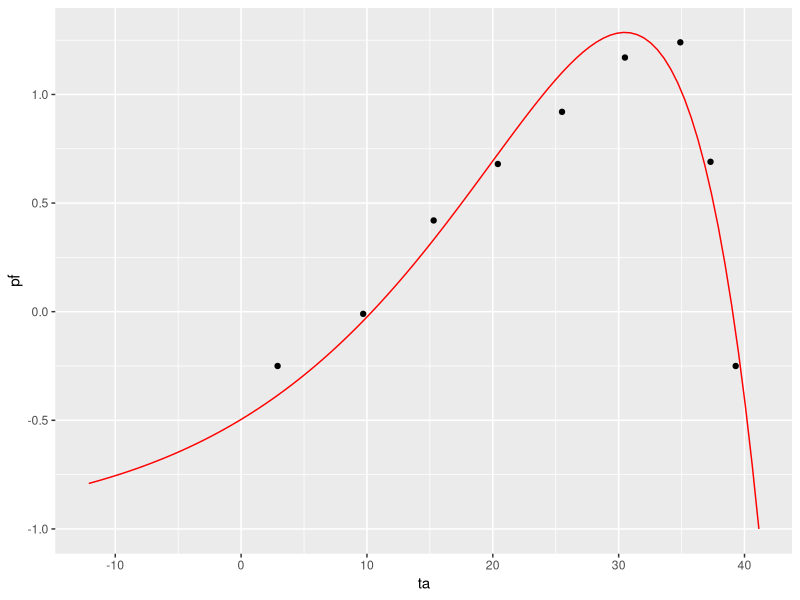

Write R code to recreate this figure.
## ---- chunk 1
library(tidyverse)
library(magrittr)
library(readxl)
library(patchwork)
## ---- chunk 2

# define our fitness function which is the sum of squares of 
# the predicted - observed
tpc_fit <- function(x, pf, ta){
  
  # extract the parameters
  yopt  <- x[1] # the value of y at the optimum
  Topt  <- x[2] # the optimal temperature
  Delta <- x[3] # the difference between Tc-Topt
  Tc    <- Topt + Delta # calculate Tc
  
  # sum of squares
  sum(((yopt * exp( (ta - Topt) / Delta) * (1 - (ta - Topt)/Delta)) - pf) ^ 2)
  
  
}

# a function to find sensible initial values for the optimiser
get_inits <- function(x){
  
  # initialise the initial parameter value vector
  inits <- c(NA, NA, NA)
  
  # find the largest performance
  idx_max_y <- which.max(x$pf)
  
  # the largest y value is a good guess for yopt
  inits[1] <- x$pf[idx_max_y]
  
  # the corresponding temerature is a good guess for Topt
  inits[2] <- x$ta[idx_max_y]
  
  # use the largest T value as a simple guess for Delta
  inits[3] <-tail(x$ta,1) - inits[2]
  
  # return the initial values
  return(inits)
}


# a wrapper function to do the fit and return a data.frame
# The object x coming in is a data.frame of the same structure
# as the full dataset. The output is a tibble of the same structure
# with columns appended for estimates of the universal TPC with 
# prefix "u_"
do_tpc_fit <- function(x){
  
  # call the optimiser
  fit <- optim(get_inits(x), 
               tpc_fit,
               pf = x$pf, 
               ta = x$ta,
               method = "L-BFGS-B",
               lower = c(0.001, 0.001, 1), 
               upper = Inf)
  
  # return a tibble (data.frame)
  return(x %<>% mutate(u_yopt  = fit$par[1],
                       u_Topt  = fit$par[2],
                       u_Delta = fit$par[3],
                       u_Tc    = fit$par[2] + fit$par[3])
         )

  
}


# this function takes a fitted UTPC model and scales the data to the 
# UTPC. Returns a data.frame the same as the original data.frame
# with new columns for 
# scaled performance pf_utpc 
# and scaled temperature ta_utpc
data2utpc <- function(dd){
  dd %<>% mutate(pf_utpc = pf / u_yopt,
                ta_utpc = (ta - u_Topt) / u_Delta
                )
  return(dd)
}

# This function scales the UTPC curve to the original data based on 
# the fitted UTPC model. Returns a new data.frame with n values of 
# the UTPC function evaluated and rescaled to the data provied in dd.
# Performance can be adjusted according by subtracting the value given in 
# p_adj, and would typically be used to allow for negative performance values
# in the data. 
utpc2data <- function(dd, y_adj = 0, n = 100){
  UTPC <- data.frame(x = seq(-4, 1, length.out = n)) %>%
  mutate(y = (1-x)*exp(x)) %>%
  mutate(ta = (x * dd$u_Delta[1]) + dd$u_Topt[1],
         pf = (y * dd$u_yopt[1] - y_adj)
)
  return(UTPC)
}
## ---- chunk 3


# This example is the first photosynthesis dataset which we force to have 
# negative performance values by substracting 0.25 from the pf vector.
test2 <- data.frame(ta = c(2.9, 9.7, 15.3, 20.4, 25.5, 
                           30.5, 34.9, 37.3, 39.3),
                    pf = c(0, 0.24, 0.67, 0.93, 1.17, 
                           1.42, 1.49, 0.94, 0) - 0.25)
  # 
  # run %>% filter(code == "st") %>%
  # mutate(pf = pf - quantile(pf, probs = 0.25))

# First we add an arbitrary amount to the performance data to ensure they are 
# positive values. Here, we have looked at the data and decided to artibrarily 
# add 1 to all pf values which is more than enough to ensure they are all 
# positive. Alternatively one could use abs(min(pf)) as an automated way. 
y_adj <- 1

# fit the utpc model after adjusting the performance data, and then 
# transform it back. 
test2_fit <- do_tpc_fit(test2 %>% mutate(pf = pf + y_adj)) %>% 
  mutate(pf = pf - y_adj)

# generate a UTPC on the same scale as the original data.
UTPC <- utpc2data(test2_fit, y_adj = y_adj)

# plot the raw data and the UTPC on the same scale
gg_test2 <- ggplot(data = test2_fit,
                   mapping = aes(x = ta, y = pf)) +
  geom_point() + 
  geom_line(data = UTPC, color = "red")

print(gg_test2)
